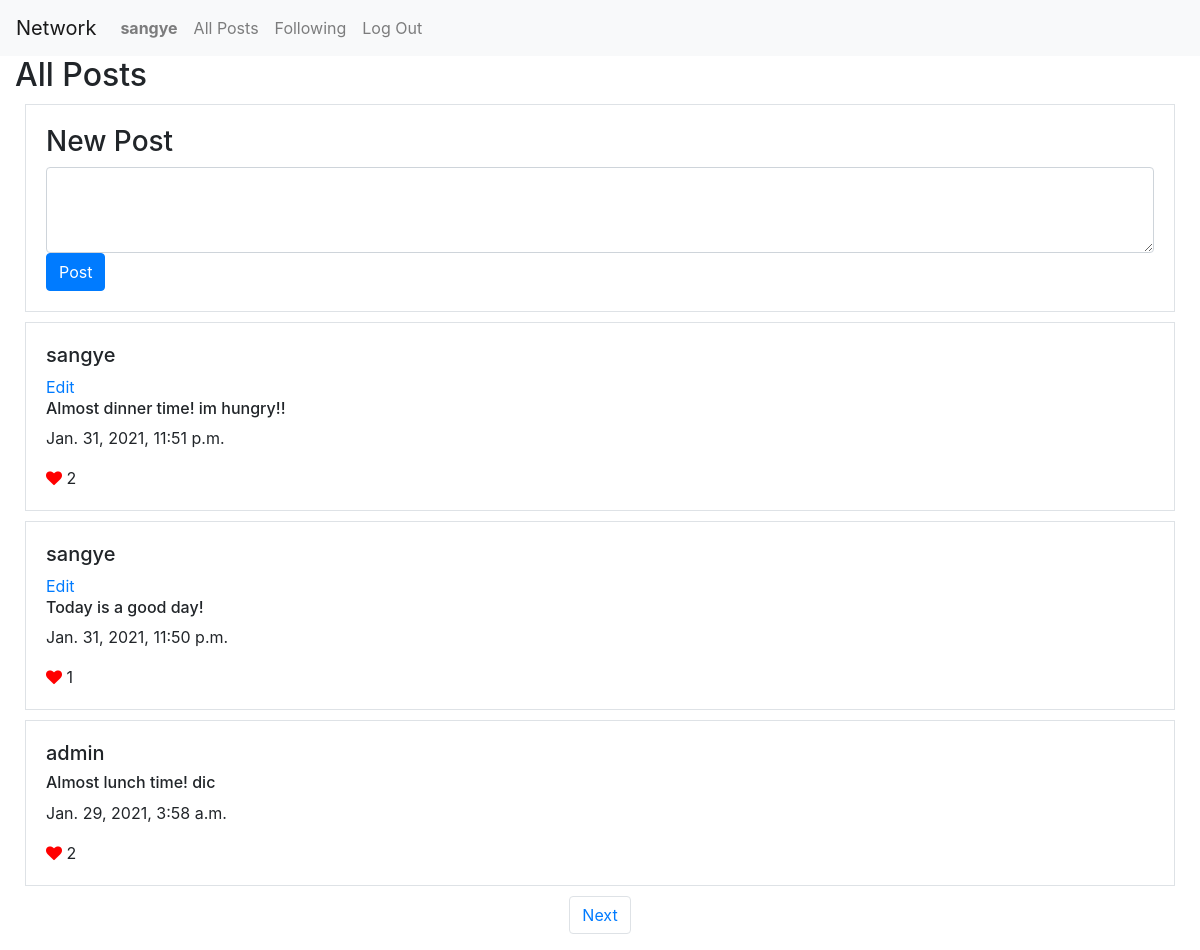
/ (signed in), run on the app's committed database.
### network/models.py (models this page shows, shortened)
class User(AbstractUser):
    pass

class Post(models.Model):
    user = models.ForeignKey(User, on_delete=models.CASCADE)
    post = models.TextField()
    date_added = models.DateTimeField(auto_now=True)
    liked_users = models.ManyToManyField(User, related_name='liked_posts')

### network/views.py (the view)
# urls.py: path("", views.index, name="index"),
def index(request):
    if request.method == 'POST':
        form = PostForm(request.POST)
        if form.is_valid():
            post = form.cleaned_data['post']
            new_post = Post(user=request.user, post=post)
            new_post.save()
            return HttpResponseRedirect(reverse('index'))
    else:
        form = PostForm()
        posts_queryset = Post.objects.order_by('date_added').reverse()
        posts_to_display = Paginator(posts_queryset, 3)
        posts = posts_to_display.page(1)
        if request.GET.get('page'):
            page = int(request.GET.get('page'))
            posts = posts_to_display.page(page)
    return render(request, "network/index.html", {'form': form, 'posts': posts})

### network/forms.py
class PostForm(forms.Form):
    post = forms.CharField(widget=forms.Textarea(attrs={'class': 'form-control', 'rows': 3}), label='')

### network/templates/network/index.html (shortened to what this page needs)
{% extends "network/layout.html" %}
{% block body %}
    <h2>All Posts</h2>
    {% if user.is_authenticated %}
        <div class="border">
            <h3>New Post</h3>
            <form action="{% url 'index' %}" method="POST">
                {{ form }}
                <button class="btn btn-primary">Post</button>
            </form>
        </div>
    {% endif %}
    <div id="posts">
        {% for post in posts %}
        <div class="border">
            <h5>{{ post.user }}</h5>
            {% if post.user == request.user %}
                <a href="{% url 'edit' post.id %}">Edit</a>
            {% endif %}
            <h6>{{ post.post }}</h6>
            <p>{{ post.date_added }}</p>
            {% if request.user in post.liked_users.all %}
                <i class="fa fa-heart like red" data-id="{{ post.id }}"></i>
            {% else %}
                <i class="fa fa-heart like" data-id="{{ post.id }}"></i>
            {% endif %}
            <span id="post{{ post.id }}">{{ post.liked_users.count }}</span>
        </div>
        {% endfor %}
    </div>
{% endblock %}

### network/templates/network/layout.html (shortened to what this page needs)
{% load static %}
<!DOCTYPE html>
<html lang="en">
    <head>
        <link rel="stylesheet" href="https://cdnjs.cloudflare.com/ajax/libs/font-awesome/4.7.0/css/font-awesome.min.css">
        <link rel="stylesheet" href="https://stackpath.bootstrapcdn.com/bootstrap/4.4.1/css/bootstrap.min.css">
        <link href="{% static 'network/styles.css' %}" rel="stylesheet">
    </head>
    <body>
        <nav class="navbar navbar-expand-lg navbar-light bg-light">
            <a class="navbar-brand" href="#">Network</a>
            <div>
              <ul class="navbar-nav mr-auto">
                {% if user.is_authenticated %}
                    <li class="nav-item">
                        <a class="nav-link" href="{% url 'profile' %}"><strong>{{ user.username }}</strong></a>
                    </li>
                {% endif %}
                <li class="nav-item">
                  <a class="nav-link" href="{% url 'index' %}">All Posts</a>
                </li>
                {% if user.is_authenticated %}
                    <li class="nav-item">
                        <a class="nav-link" href="{% url 'following' %}">Following</a>
                    </li>
                    <li class="nav-item">
                        <a class="nav-link" href="{% url 'logout' %}">Log Out</a>
                    </li>
                {% endif %}
              </ul>
            </div>
          </nav>
        <div class="body container-fluid">
            {% block body %}
            {% endblock %}
        </div>
        <nav aria-label="Page navigation">
            <ul class="pagination justify-content-center">
                {% if posts.has_next %}
                    <li class="page-item">
                        <a class="page-link" href="/?page={{ posts.next_page_number }}">Next</a>
                    </li>
                {% endif %}
            </ul>
        </nav>
    </body>
</html>

### network/static/network/styles.css (style rules this page uses)
.border { border: 2px solid black; padding: 20px; margin: 10px; }
.red { color: red; }

### data on the page
User: username "sangye"
Post: user "sangye", shows "Edit", post "Almost dinner time! im hungry!!", date_added "Jan. 31, 2021, 11:51 p.m.", liked_users.count "2"
Post: user "sangye", shows "Edit", post "Today is a good day!", date_added "Jan. 31, 2021, 11:50 p.m.", liked_users.count "1"
Post: user "admin", post "Almost lunch time! dic", date_added "Jan. 29, 2021, 3:58 a.m.", liked_users.count "2"
